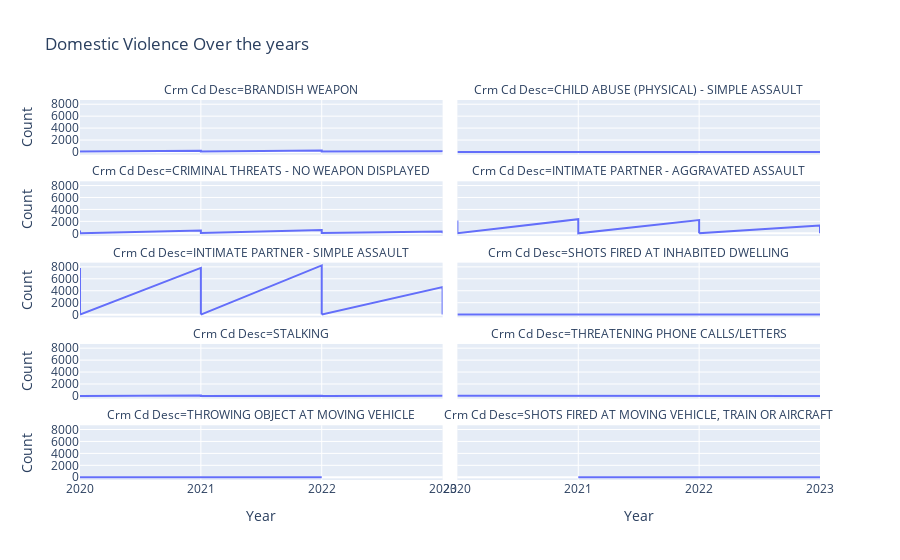

Notebook code cell kept with this figure:
### Code cell
fig = px.line(g1, x='DATE OCC', y='Count', facet_col='Crm Cd Desc',
             facet_col_wrap=2, labels={'DATE OCC':'Year'}, title='Domestic Violence Over the years')
fig.update_layout(hovermode="x unified")
fig.show()

### Figure 1 — Plotly figure (JSON) as saved in the notebook; plotly's stock layout.template omitted (floating-point values rounded to 4 significant figures)
{"data": [{"hovertemplate": "Crm Cd Desc=BRANDISH WEAPON<br>Year=%{x}<br>Count=%{y}<extra></extra>", "legendgroup": "", "line": {"color": "#636efa", "dash": "solid"}, "marker": {"symbol": "circle"}, "mode": "lines", "name": "", "orientation": "v", "showlegend": false, "type": "scatter", "x": ["2020", "2020", "2021", "2021", "2022", "2022", "2023", "2023"], "xaxis": "x9", "y": [243, 83, 222, 90, 236, 83, 119, 34], "yaxis": "y9"}, {"hovertemplate": "Crm Cd Desc=CHILD ABUSE (PHYSICAL) - SIMPLE ASSAULT<br>Year=%{x}<br>Count=%{y}<extra></extra>", "legendgroup": "", "line": {"color": "#636efa", "dash": "solid"}, "marker": {"symbol": "circle"}, "mode": "lines", "name": "", "orientation": "v", "showlegend": false, "type": "scatter", "x": ["2020", "2020", "2021", "2021", "2022", "2022", "2023", "2023"], "xaxis": "x10", "y": [4, 3, 3, 1, 4, 2, 2, 2], "yaxis": "y10"}, {"hovertemplate": "Crm Cd Desc=CRIMINAL THREATS - NO WEAPON DISPLAYED<br>Year=%{x}<br>Count=%{y}<extra></extra>", "legendgroup": "", "line": {"color": "#636efa", "dash": "solid"}, "marker": {"symbol": "circle"}, "mode": "lines", "name": "", "orientation": "v", "showlegend": false, "type": "scatter", "x": ["2020", "2020", "2020", "2021", "2021", "2022", "2022", "2023", "2023"], "xaxis": "x7", "y": [465, 56, 1, 484, 68, 537, 66, 307, 28], "yaxis": "y7"}, {"hovertemplate": "Crm Cd Desc=INTIMATE PARTNER - AGGRAVATED ASSAULT<br>Year=%{x}<br>Count=%{y}<extra></extra>", "legendgroup": "", "line": {"color": "#636efa", "dash": "solid"}, "marker": {"symbol": "circle"}, "mode": "lines", "name": "", "orientation": "v", "showlegend": false, "type": "scatter", "x": ["2020", "2020", "2020", "2021", "2021", "2021", "2022", "2022", "2022", "2022", "2023", "2023", "2023", "2023"], "xaxis": "x8", "y": [2151, 669, 3, 2362, 650, 3, 2218, 1, 622, 3, 1318, 1, 385, 1], "yaxis": "y8"}, {"hovertemplate": "Crm Cd Desc=INTIMATE PARTNER - SIMPLE ASSAULT<br>Year=%{x}<br>Count=%{y}<extra></extra>", "legendgroup": "", "line": {"color": "#636efa", "dash": "solid"}, "marker": {"symbol": "circle"}, "mode": "lines", "name": "", "orientation": "v", "showlegend": false, "type": "scatter", "x": ["2020", "2020", "2020", "2020", "2021", "2021", "2021", "2021", "2022", "2022", "2022", "2022", "2023", "2023", "2023"], "xaxis": "x5", "y": [7792, 1, 2573, 16, 7821, 1, 2438, 11, 8248, 1, 2493, 19, 4619, 1465, 12], "yaxis": "y5"}, {"hovertemplate": "Crm Cd Desc=SHOTS FIRED AT INHABITED DWELLING<br>Year=%{x}<br>Count=%{y}<extra></extra>", "legendgroup": "", "line": {"color": "#636efa", "dash": "solid"}, "marker": {"symbol": "circle"}, "mode": "lines", "name": "", "orientation": "v", "showlegend": false, "type": "scatter", "x": ["2020", "2021", "2022", "2023", "2023"], "xaxis": "x6", "y": [1, 4, 1, 3, 1], "yaxis": "y6"}, {"hovertemplate": "Crm Cd Desc=STALKING<br>Year=%{x}<br>Count=%{y}<extra></extra>", "legendgroup": "", "line": {"color": "#636efa", "dash": "solid"}, "marker": {"symbol": "circle"}, "mode": "lines", "name": "", "orientation": "v", "showlegend": false, "type": "scatter", "x": ["2020", "2020", "2021", "2021", "2022", "2022", "2023", "2023"], "xaxis": "x3", "y": [35, 3, 60, 6, 47, 4, 21, 1], "yaxis": "y3"}, {"hovertemplate": "Crm Cd Desc=THREATENING PHONE CALLS/LETTERS<br>Year=%{x}<br>Count=%{y}<extra></extra>", "legendgroup": "", "line": {"color": "#636efa", "dash": "solid"}, "marker": {"symbol": "circle"}, "mode": "lines", "name": "", "orientation": "v", "showlegend": false, "type": "scatter", "x": ["2020", "2020", "2021", "2021", "2021", "2022", "2022", "2023", "2023"], "xaxis": "x4", "y": [14, 1, 11, 3, 1, 19, 1, 6, 2], "yaxis": "y4"}, {"hovertemplate": "Crm Cd Desc=THROWING OBJECT AT MOVING VEHICLE<br>Year=%{x}<br>Count=%{y}<extra></extra>", "legendgroup": "", "line": {"color": "#636efa", "dash": "solid"}, "marker": {"symbol": "circle"}, "mode": "lines", "name": "", "orientation": "v", "showlegend": false, "type": "scatter", "x": ["2020", "2022"], "xaxis": "x", "y": [3, 2], "yaxis": "y"}, {"hovertemplate": "Crm Cd Desc=SHOTS FIRED AT MOVING VEHICLE, TRAIN OR AIRCRAFT<br>Year=%{x}<br>Count=%{y}<extra></extra>", "legendgroup": "", "line": {"color": "#636efa", "dash": "solid"}, "marker": {"symbol": "circle"}, "mode": "lines", "name": "", "orientation": "v", "showlegend": false, "type": "scatter", "x": ["2021", "2023"], "xaxis": "x2", "y": [2, 2], "yaxis": "y2"}], "layout": {"annotations": [{"font": {}, "showarrow": false, "text": "Crm Cd Desc=THROWING OBJECT AT MOVING VEHICLE", "x": 0.245, "xanchor": "center", "xref": "paper", "y": 0.144, "yanchor": "bottom", "yref": "paper"}, {"font": {}, "showarrow": false, "text": "Crm Cd Desc=SHOTS FIRED AT MOVING VEHICLE, TRAIN OR AIRCRAFT", "x": 0.755, "xanchor": "center", "xref": "paper", "y": 0.144, "yanchor": "bottom", "yref": "paper"}, {"font": {}, "showarrow": false, "text": "Crm Cd Desc=STALKING", "x": 0.245, "xanchor": "center", "xref": "paper", "y": 0.358, "yanchor": "bottom", "yref": "paper"}, {"font": {}, "showarrow": false, "text": "Crm Cd Desc=THREATENING PHONE CALLS/LETTERS", "x": 0.755, "xanchor": "center", "xref": "paper", "y": 0.358, "yanchor": "bottom", "yref": "paper"}, {"font": {}, "showarrow": false, "text": "Crm Cd Desc=INTIMATE PARTNER - SIMPLE ASSAULT", "x": 0.245, "xanchor": "center", "xref": "paper", "y": 0.572, "yanchor": "bottom", "yref": "paper"}, {"font": {}, "showarrow": false, "text": "Crm Cd Desc=SHOTS FIRED AT INHABITED DWELLING", "x": 0.755, "xanchor": "center", "xref": "paper", "y": 0.572, "yanchor": "bottom", "yref": "paper"}, {"font": {}, "showarrow": false, "text": "Crm Cd Desc=CRIMINAL THREATS - NO WEAPON DISPLAYED", "x": 0.245, "xanchor": "center", "xref": "paper", "y": 0.786, "yanchor": "bottom", "yref": "paper"}, {"font": {}, "showarrow": false, "text": "Crm Cd Desc=INTIMATE PARTNER - AGGRAVATED ASSAULT", "x": 0.755, "xanchor": "center", "xref": "paper", "y": 0.786, "yanchor": "bottom", "yref": "paper"}, {"font": {}, "showarrow": false, "text": "Crm Cd Desc=BRANDISH WEAPON", "x": 0.245, "xanchor": "center", "xref": "paper", "y": 1, "yanchor": "bottom", "yref": "paper"}, {"font": {}, "showarrow": false, "text": "Crm Cd Desc=CHILD ABUSE (PHYSICAL) - SIMPLE ASSAULT", "x": 0.755, "xanchor": "center", "xref": "paper", "y": 1, "yanchor": "bottom", "yref": "paper"}], "hovermode": "x unified", "legend": {"tracegroupgap": 0}, "title": {"text": "Domestic Violence Over the years"}, "xaxis": {"anchor": "y", "domain": [0, 0.49], "title": {"text": "Year"}}, "xaxis10": {"anchor": "y10", "domain": [0.51, 1], "matches": "x", "showticklabels": false}, "xaxis2": {"anchor": "y2", "domain": [0.51, 1], "matches": "x", "title": {"text": "Year"}}, "xaxis3": {"anchor": "y3", "domain": [0, 0.49], "matches": "x", "showticklabels": false}, "xaxis4": {"anchor": "y4", "domain": [0.51, 1], "matches": "x", "showticklabels": false}, "xaxis5": {"anchor": "y5", "domain": [0, 0.49], "matches": "x", "showticklabels": false}, "xaxis6": {"anchor": "y6", "domain": [0.51, 1], "matches": "x", "showticklabels": false}, "xaxis7": {"anchor": "y7", "domain": [0, 0.49], "matches": "x", "showticklabels": false}, "xaxis8": {"anchor": "y8", "domain": [0.51, 1], "matches": "x", "showticklabels": false}, "xaxis9": {"anchor": "y9", "domain": [0, 0.49], "matches": "x", "showticklabels": false}, "yaxis": {"anchor": "x", "domain": [0, 0.144], "title": {"text": "Count"}}, "yaxis10": {"anchor": "x10", "domain": [0.856, 1], "matches": "y", "showticklabels": false}, "yaxis2": {"anchor": "x2", "domain": [0, 0.144], "matches": "y", "showticklabels": false}, "yaxis3": {"anchor": "x3", "domain": [0.214, 0.358], "matches": "y", "title": {"text": "Count"}}, "yaxis4": {"anchor": "x4", "domain": [0.214, 0.358], "matches": "y", "showticklabels": false}, "yaxis5": {"anchor": "x5", "domain": [0.428, 0.572], "matches": "y", "title": {"text": "Count"}}, "yaxis6": {"anchor": "x6", "domain": [0.428, 0.572], "matches": "y", "showticklabels": false}, "yaxis7": {"anchor": "x7", "domain": [0.642, 0.786], "matches": "y", "title": {"text": "Count"}}, "yaxis8": {"anchor": "x8", "domain": [0.642, 0.786], "matches": "y", "showticklabels": false}, "yaxis9": {"anchor": "x9", "domain": [0.856, 1], "matches": "y", "title": {"text": "Count"}}}}
